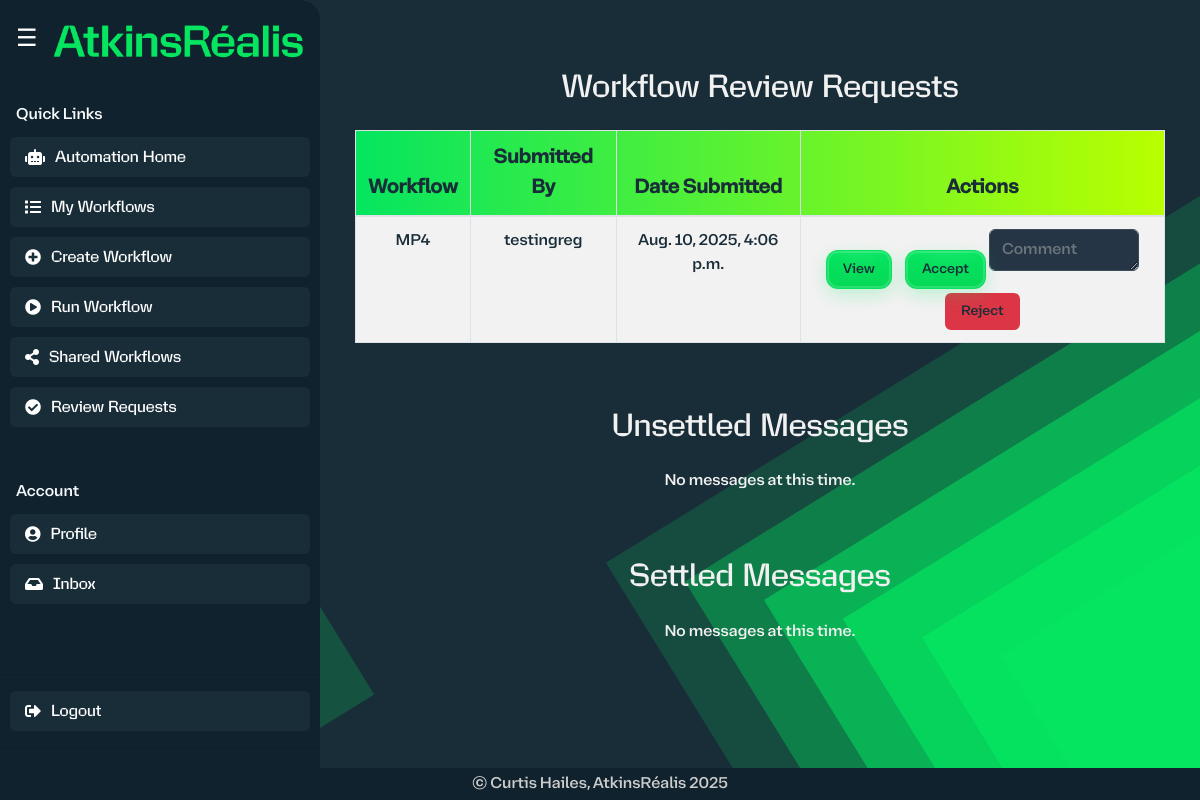
Screenshot of /inbox/ (signed in) with the database file from the repository.
### workflow_automation/models.py (models this page shows, shortened)
class Workflow(models.Model):
    name = models.CharField(max_length=200)
    description = models.TextField(blank=True, default="")
    qa_video_review = models.BooleanField(
        default=False,
        help_text="Require manual QA review for each video",
    )
    use_date_suffix = models.BooleanField(
        default=False,
        help_text="Use processing date instead of numeric version",
    )
    created_by = models.ForeignKey(User, on_delete=models.SET_NULL, null=True, blank=True, related_name="workflows")
    created_at = models.DateTimeField(auto_now_add=True)
    is_published = models.BooleanField(default=False)
    published_by = models.ForeignKey(User, null=True, blank=True, on_delete=models.SET_NULL, related_name='published_workflows')
    published_at = models.DateTimeField(null=True, blank=True)
    awaiting_review = models.BooleanField(default=False)
    REVIEW_STATUS_CHOICES = [
        ('draft', 'Draft'),
        ('pending', 'Pending'),
        ('accepted', 'Accepted'),
        ('rejected', 'Rejected'),
    ]
    review_status = models.CharField(max_length=20, choices=REVIEW_STATUS_CHOICES, default='draft')
    rejection_comment = models.TextField(blank=True)
    from_shared = models.BooleanField(
        default=False,
        help_text="Indicates this workflow originated from the shared library",
    )
    source_creator = models.ForeignKey(
        User,
        null=True,
        blank=True,
        on_delete=models.SET_NULL,
        related_name="imported_workflows",
        help_text="Original creator if this workflow was imported",
    )
    downloaded_by = models.ManyToManyField(
        User,
        related_name="downloaded_workflows",
        blank=True,
        help_text="Users who have downloaded this workflow",
    )

### workflow_automation/views.py (the view, shortened to what this page needs)
# urls.py: path('inbox/', views.inbox, name='inbox'),
@user_passes_test(lambda u: u.is_superuser)
def inbox(request):
    pending_workflows = Workflow.objects.filter(awaiting_review=True).select_related('created_by')
    unsettled_messages = (
        Message.objects.filter(recipient=request.user, is_review_request=False, is_read=False)
        .select_related('sender')
        .order_by('-created_at')
    )
    settled_messages = (
        Message.objects.filter(recipient=request.user, is_review_request=False, is_read=True)
        .select_related('sender')
        .order_by('-created_at')
    )
    return render(
        request,
        'workflow_automation/inbox.html',
        {
            'pending_workflows': pending_workflows,
            'unsettled_messages': unsettled_messages,
            'settled_messages': settled_messages,
        },
    )

### workflow_automation/templates/workflow_automation/inbox.html (shortened to what this page needs)
{% extends 'workflow_automation/base.html' %}
{% block content %}
<div class="container mt-5">
    <h2 class="text-center mb-4">Workflow Review Requests</h2>
    {% if pending_workflows %}
    <div class="table-responsive">
        <table class="table table-striped table-bordered table-hover w-100" style="background-color: #ffffff; width: 100%;">
            <thead style="background-image: linear-gradient(to right, #05E560, #B9FF00); font-size: 1.25rem; text-align: center;">
                <tr class="text-center">
                    <th>Workflow</th>
                    <th>Submitted By</th>
                    <th>Date Submitted</th>
                    <th>Actions</th>
                </tr>
            </thead>
            <tbody>
                {% for wf in pending_workflows %}
                <tr class="text-center">
                    <td>{{ wf.name }}</td>
                    <td>{{ wf.created_by.get_full_name|default:wf.created_by.username }}</td>
                    <td>{{ wf.created_at }}</td>
                    <td>
                        <a href="{% url 'workflow_detail' wf.id %}" class="btn btn-sm btn-primary mb-1">View</a>
                        <form method="post" class="d-inline">
                            <button type="submit" name="accept_workflow" value="{{ wf.id }}" class="btn btn-sm btn-success mb-1">Accept</button>
                        </form>
                        <form method="post" class="d-inline">
                            <textarea name="rejection_comment" rows="1" class="form-control d-inline-block mb-1" style="width:150px;" placeholder="Comment" required></textarea>
                            <button type="submit" class="btn btn-sm btn-danger">Reject</button>
                        </form>
                    </td>
                </tr>
                {% endfor %}
            </tbody>
        </table>
    </div>
    {% else %}
        <p>No workflow review requests at this time.</p>
    {% endif %}
</div>
<div class="container mt-5">
    <h2 class="text-center mb-4">Unsettled Messages</h2>
    {% if unsettled_messages %}
    <div class="table-responsive">
        <table class="table table-striped table-bordered table-hover w-100" style="background-color: #ffffff; width: 100%;">
            <thead style="background-image: linear-gradient(to right, #05E560, #B9FF00); font-size: 1.25rem; text-align: center;">
                <tr class="text-center">
                    <th>Sender</th>
                    <th>Subject</th>
                    <th>Date Sent</th>
                    <th>Preview</th>
                    <th>Actions</th>
                </tr>
            </thead>
            <tbody>
                {% for msg in unsettled_messages %}
                <tr class="text-center">
                    <td>{{ msg.sender.get_full_name|default:msg.sender.username }}</td>
                    <td>{{ msg.subject }}</td>
                    <td>{{ msg.created_at }}</td>
                    <td>{{ msg.content|truncatechars:100 }}</td>
                    <td>
                        <a href="{% url 'message_detail' msg.id %}" class="btn btn-sm btn-primary mb-1">View</a>
                        <form method="post" class="d-inline">
                            {% csrf_token %}
                            <button type="submit" name="mark_replied" value="{{ msg.id }}" class="btn btn-sm btn-secondary">Mark Replied</button>
                        </form>
                    </td>
                </tr>
                {% endfor %}
            </tbody>
        </table>
    </div>
    {% else %}
        <p>No messages at this time.</p>
    {% endif %}
</div>
<div class="container mt-5">
    <h2 class="text-center mb-4">Settled Messages</h2>
    {% if settled_messages %}
    <div class="table-responsive">
        <table class="table table-striped table-bordered table-hover w-100" style="background-color: #ffffff; width: 100%;">
            <thead style="background-image: linear-gradient(to right, #05E560, #B9FF00); font-size: 1.25rem; text-align: center;">
                <tr class="text-center">
                    <th>Sender</th>
                    <th>Subject</th>
                    <th>Date Sent</th>
                    <th>Preview</th>
                    <th>Actions</th>
                </tr>
            </thead>
            <tbody>
                {% for msg in settled_messages %}
                <tr class="text-center">
                    <td>{{ msg.sender.get_full_name|default:msg.sender.username }}</td>
                    <td>{{ msg.subject }}</td>
                    <td>{{ msg.created_at }}</td>
                    <td>{{ msg.content|truncatechars:100 }}</td>
                    <td>
                        <a href="{% url 'message_detail' msg.id %}" class="btn btn-sm btn-primary">View</a>
                    </td>
                </tr>
                {% endfor %}
            </tbody>
        </table>
    </div>
    {% else %}
        <p>No messages at this time.</p>
    {% endif %}
</div>
{% endblock %}

### workflow_automation/static/css/styles.css (style rules this page uses)
:root { --text-color: #f1f1f1; --accent-start: #05e560; --accent-end: #b9ff00; --input-bg: #253545; --input-border: #3c4b5a; }
html, body { height: 100%; overflow-x: hidden; overflow-y: auto; }
body { background-color: #244050; background-image: url("../images/background.svg"); background-repeat: no-repeat; background-size: cover; background-position: center; background-attachment: fixed; color: var(--text-color); font-family: "Bienvenue", sans-serif; min-height: 100vh; display: flex; flex-direction: column; padding-bottom: 0; }
a, a:visited { color: var(--text-color); }
h1, h2, h3, h4, h5, h6 { font-family: "Gamechanger", sans-serif; }
.btn, .btn-primary, .btn-secondary, .btn-success { padding: 0.5rem 1rem; background-color: #05e560; color: #192d38 !important; border: none; border-radius: 0.375rem; text-decoration: none; transition: background-color 0.2s ease, transform 0.1s; margin-right: 10px; display: inline-block; }
.btn-primary, .btn-secondary, .btn-success { border-color: #05e560; }
.btn-danger { background-color: #dc3545; border-color: #dc3545; color: #fff; }
input[type="text"], input[type="password"], input[type="email"], input[type="number"], select, textarea, .form-control { background-color: var(--input-bg); color: var(--text-color); border: 1px solid var(--input-border); border-radius: 0.375rem; padding: 0.5rem 0.75rem; height: 40px; }
.table { color: #192d38; }
.table-responsive { max-height: 80vh; overflow-y: auto; overflow-x: auto; }

### workflow_automation/templates/workflow_automation/base.html (style rules this page uses)
:root { --brand-green: #05e560; --brand-green-dark: #04c04b; --sidebar-bg: #0f222d; --chip-bg: #192d38; }
html, body { height: 100%; margin: 0; overflow: hidden !important; }
.btn:not(.btn-danger):not(.btn-link), .btn-primary, .btn-secondary, .btn-success, .btn-automation { position: relative; overflow: hidden; border: 1px solid rgba(5,229,96,.45); border-radius: 12px; background: linear-gradient(180deg, var(--brand-green) 0%, #06d957 100%); color: #192d38 !important; box-shadow: 0 6px 18px rgba(5,229,96,.22), inset 0 0 0 2px rgba(255,255,255,.15); transition: transform .12s ease, box-shadow .12s ease, color .12s ease, background .2s ease; }
.btn:not(.btn-danger):not(.btn-link)::after, .btn-primary::after, .btn-secondary::after, .btn-success::after, .btn-automation::after { content: ""; position: absolute; inset: -20%; background: radial-gradient(60% 60% at 50% 10%, rgba(255,255,255,.35) 0%, rgba(255,255,255,0) 60%); opacity: .22; transition: opacity .2s ease, transform .2s ease; pointer-events: none; }
.btn-danger { background-color:#dc3545; border-color:#dc3545; color:#fff; border-radius:12px; }
.btn { margin-right:10px; }
.btn:last-child { margin-right:0; }

### rows the page displays
Workflow: name "MP4", created_by.get_full_name "testingreg", created_at "Aug. 10, 2025, 4:06 p.m.", {{ wf.id }} 8 (drawn)
